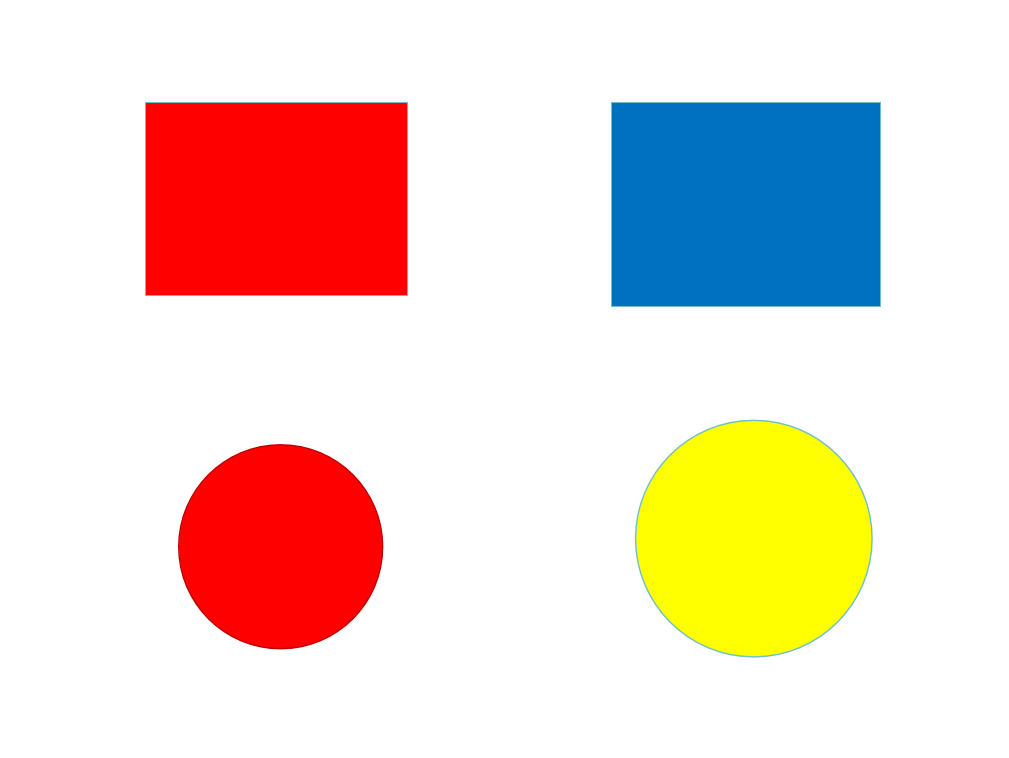
#> input picture code/g_color_shape_line/color_shape.jpeg, 1009 x 758 px, given in place of the camera
$ python zys_color.py
#> lines starting #> are read from the running program, lines starting #| are printed output that depends on the picture
### code/up_move/uprobot_Cmd.py

class UPComBotCommand():

    #运动命令，角度，速度，自旋速度，时长四个参数
    def Move(self, angle=0, speed=0, turn=0, time=500):
        data = [0]*8
        data[0] = angle&0xFF
        data[1] = (angle>>8)&0xFF
        data[2] = speed&0xFF
        data[3] = (speed>>8)&0xFF
        data[4] = turn&0xFF
        data[5] = (turn>>8)&0xFF
        data[6] = time&0xFF
        data[7] = (time>>8)&0xFF
        buffer, length = self.GenerateCmd(0x08, 0x02, 0x08, data)
        return buffer

    #舵机控制命令，8个舵机的位置数组，运行时长
    # [26 lines left out: function Servo, not called in this run]

    #生成下发的命令，1,2字节帧头，3字节设备地址，4字节cmd，5字节指令长度，6-N字节具体的指令数据，最后一字节校验位，为3-N字节求和取反
    def GenerateCmd(self, device, cmd, len, data):
        #帧长度
        buffer = [0]*(len+6)
        #帧头1字节
        buffer[0] = 0xF5
        #帧头2字节
        buffer[1] = 0x5F
        #设备号1字节
        buffer[2] = device & 0xFF
        #设备号加到校验位
        check = buffer[2]
        #指令名1字节
        buffer[3] = cmd & 0xFF
        #指令名加到校验位
        check = check+buffer[3]
        #指令长度1
        buffer[4] = len & 0xFF
        #指令长度加到校验位
        check = check+buffer[4]
        #6到N为具体指令
        for i in range(len):
            buffer[5+i] = data[i]
            check = check+buffer[5+i]
        #校验位取反1位
        buffer[len+5] = (~check) & 0xFF
        return buffer, len+6

    # [21 lines left out: functions Do_Action, Check_operation, not called in this run]


### code/uprobot_movement.py
import time

from up_move.uprobot_Cmd import UPComBotCommand
from up_move.uprobot_serOp import serOp

'''
# _______________move_______________底盘移动控制命令
# (direction, speed, turn_speed, time)
# move_forward(0, 10, 0, 500) 10的速度前进500ms
# move_left(90, 10, 0, 500) 10的速度左平移500ms
# move_right(270, 10, 0, 500) 10的速度右平移500ms
# move_backward(180, 10, 0, 500) 10的速度后退500ms
# turn_left(0, 0, 100, 500) 100的速度左旋500ms
# turn_right(0, 0, -100, 500) 100的速度右旋500ms
# move_and_rotate(10, 100) 10的速度前进的同时，100的速度左旋，需要同时调整速度和方向时使用
# stop() 停止运动


# _______________call_action_______________按照id执行动作
# deal_action(id) id可为0~8,对应9个预先设定好的动作，动作可在动作编辑器中编辑
# call_servo_control(servo_position, run_time) 指定8个舵机的position以及运行时长


# _______________voice_____________
# set_volume(vol)  设置音量，可选0~31
# play_sound(folder, track) 播放指定文件夹中的指定文件，folder为文件夹1~9，track为文件1~999

'''


class Movement:

    isOpen = False

    def __init__(self):
        self.isOpen = True
        self.cmd = UPComBotCommand()
        self.action = serOp()

    #向前平移指令，参数为速度，时间
    # [54 lines left out: functions move_forward, move_left, move_right, move_backward, turn_left, turn_right and 1 more, not called in this run]

    #停止
    def stop(self):
        if self.isOpen:
            command = self.cmd.Move(0, 0, 0, 500)
            self.action.write_serial(command)
            return True
        return False


    #按照ID执行动作，可选0~8，分别代表不同的动作
    # [30 lines left out: functions deal_action, call_servo_control, set_volume, play_sound, not called in this run]


### code/up_move/uprobot_serOp.py
import serial

class serOp():
    ser = serial.Serial(
            port="/dev/ttyS0",
            baudrate=115200,
            bytesize=8,
            parity='E',
            stopbits=1,
            timeout=2)
    isOpen = True

    #初始化
    def __int__(self):
        self.isOpen = True

    #打开串口
    # [73 lines left out: functions open, serial_listen, serial_listen_check, serial_listening, serial_string, not called in this run]

    #写串口
    def write_serial(self, command):
        self.ser.write(command)

### code/g_color_shape_line/zys_color.py
import cv2
import numpy as np
import sys
sys.path.append("..")
from uprobot_movement import Movement


class ImageProcessing:

    def __init__(self):
        # 初始化颜色参数
        self.gray_frame = None
        self.hsv_frame = None
        self.target_x = None
        self.target_y = None
        self.is_detect = False

        # 设置一个窗口来显示图像
        self.window_name = "USB Camera Image"

        cv2.namedWindow(self.window_name,  cv2.WINDOW_NORMAL)
        cv2.namedWindow('result', cv2.WINDOW_NORMAL)

        cv2.createTrackbar("H_MIN", "USB Camera Image", 17, 180, self.nothing)
        cv2.createTrackbar("H_MAX", "USB Camera Image", 45, 180, self.nothing)
        cv2.createTrackbar("S_MIN", "USB Camera Image", 160, 255, self.nothing)
        cv2.createTrackbar("S_MAX", "USB Camera Image", 212, 255, self.nothing)
        cv2.createTrackbar("V_MIN", "USB Camera Image", 115, 255, self.nothing)
        cv2.createTrackbar("V_MAX", "USB Camera Image", 197, 255, self.nothing)

        cv2.setMouseCallback("USB Camera Image", self.mouse_click)

        self.movement = Movement()

        self.enable_move = True

        # 打开USB摄像头（通常0代表默认摄像头，如果有多个摄像头可以尝试1、2等）
        self.cap = cv2.VideoCapture(0)

    def update_frame(self):

        ret, src_frame = self.cap.read()
#> src_frame is the input picture: shape (758, 1009, 3); mean B, G, R 208.1, 216.8, 236.2

        src_frame =  cv2.resize(src_frame, (640, 480))
#> src_frame: shape (480, 640, 3)

        cv2.imshow(self.window_name, src_frame)

        if not ret:
            print("无法获取摄像头图像")
            return

        result = src_frame.copy()
        # 获取HSV的阈值
        h_min = cv2.getTrackbarPos("H_MIN", "USB Camera Image")
        h_max = cv2.getTrackbarPos("H_MAX", "USB Camera Image")
        s_min = cv2.getTrackbarPos("S_MIN", "USB Camera Image")
        s_max = cv2.getTrackbarPos("S_MAX", "USB Camera Image")
        v_min = cv2.getTrackbarPos("V_MIN", "USB Camera Image")
        v_max = cv2.getTrackbarPos("V_MAX", "USB Camera Image")

        # 颜色空间转换
        self.gray_frame = cv2.cvtColor(src_frame, cv2.COLOR_BGR2GRAY)
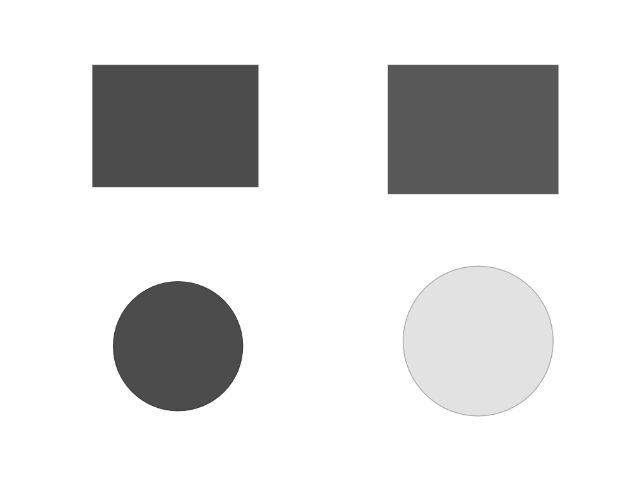
#> self.gray_frame: shape (480, 640); min 58, max 255, mean 221.6
        self.hsv_frame = cv2.cvtColor(src_frame, cv2.COLOR_BGR2HSV)
#> self.hsv_frame: shape (480, 640, 3); mean H, S, V 9.6, 60.6, 250.2
        # 二值化
        low_color = np.array([h_min, s_min, v_min])
        high_color = np.array([h_max, s_max, v_max])
        mask_color = cv2.inRange(self.hsv_frame, low_color, high_color)
#> mask_color: shape (480, 640); every value is 0
        # 滤波
        mask_color = cv2.medianBlur(mask_color, 7)

        # 提取联通域
        cnts, _ = cv2.findContours(mask_color, cv2.RETR_EXTERNAL, cv2.CHAIN_APPROX_NONE)
#> cnts = []

        c_list = []

        for cnt in cnts:
            (x, y, w, h) = cv2.boundingRect(cnt)
            c_list.append((x, y, w, h))
#> this loop made 0 passes
#> after the loop, c_list = []

        if len(c_list) == 1:

            (x, y, w, h) = c_list[0]

            self.target_x = x + w / 2
            self.target_y = y + h / 2
            (x, y, w, h) = c_list[0]
            cv2.rectangle(result, (x, y), (x + w, y + h), (0, 0, 255), 2)
            self.draw_cross(result, (int(self.target_x),int(self.target_y)), 10)

            #计算颜色中心相对于图像中心的像素距离
            offset_x = self.target_x - src_frame.shape[1] / 2
            if(offset_x >= 20):
                if(self.enable_move):
                    self.movement.move_right(10)
            elif(offset_x <= -20):
                if(self.enable_move):
                    self.movement.move_left(10)
            else:
                self.movement.stop()
        else:
            self.movement.stop()

        cv2.imshow("result", result)

    # 鼠标点击回调
    def mouse_click(self, event, x, y, flags, para):
        if event == cv2.EVENT_LBUTTONDOWN:
            print('PIX: ', x, y)
            print('GRAY: ', self.gray_frame[y, x] if self.gray_frame is not None else None)
            print('HSV: ', self.hsv_frame[y, x] if self.hsv_frame is not None else None)

    def run(self):
        while True:
            self.update_frame()
            key = cv2.waitKey(1) & 0xFF  # 等待1ms，并获取按键信息
#> (key q is pressed here)
            if key == ord('q'):  # 如果按下'q'键，则退出循环
                break
        self.cleanup()

    def cleanup(self):
        # 关闭OpenCV窗口
        cv2.destroyAllWindows()
        self.cap.release()

    #在图像中画十字
    def draw_cross(self, frame, point, size):
        thickness = 2  # 线条粗度
        color = (0, 0, 255)  # 红色，BGR格式
        # 计算十字的四个端点坐标
        x, y = point
        x = int(x)
        y = int(y)
        p1 = (x - size, y)
        p2 = (x + size, y)
        p3 = (x, y - size)
        p4 = (x, y + size)
        # 在图像上画十字
        cv2.line(frame, p1, p2, color, thickness)
        cv2.line(frame, p3, p4, color, thickness)

    #在图像中画方块
    def draw_rect(self, frame, x, y, w, h):
        cv2.rectangle(frame, (x, y), (x + w, y + h), (0, 0, 255), 2)

    #在图像中画圆
    def draw_circle(self, frame, x, y, radius):
        cv2.circle(frame, (x, y), radius, (255, 0, 0), -1)

    def nothing(self):
        pass


if __name__ == '__main__':
    image_processing = ImageProcessing()
    image_processing.run()
